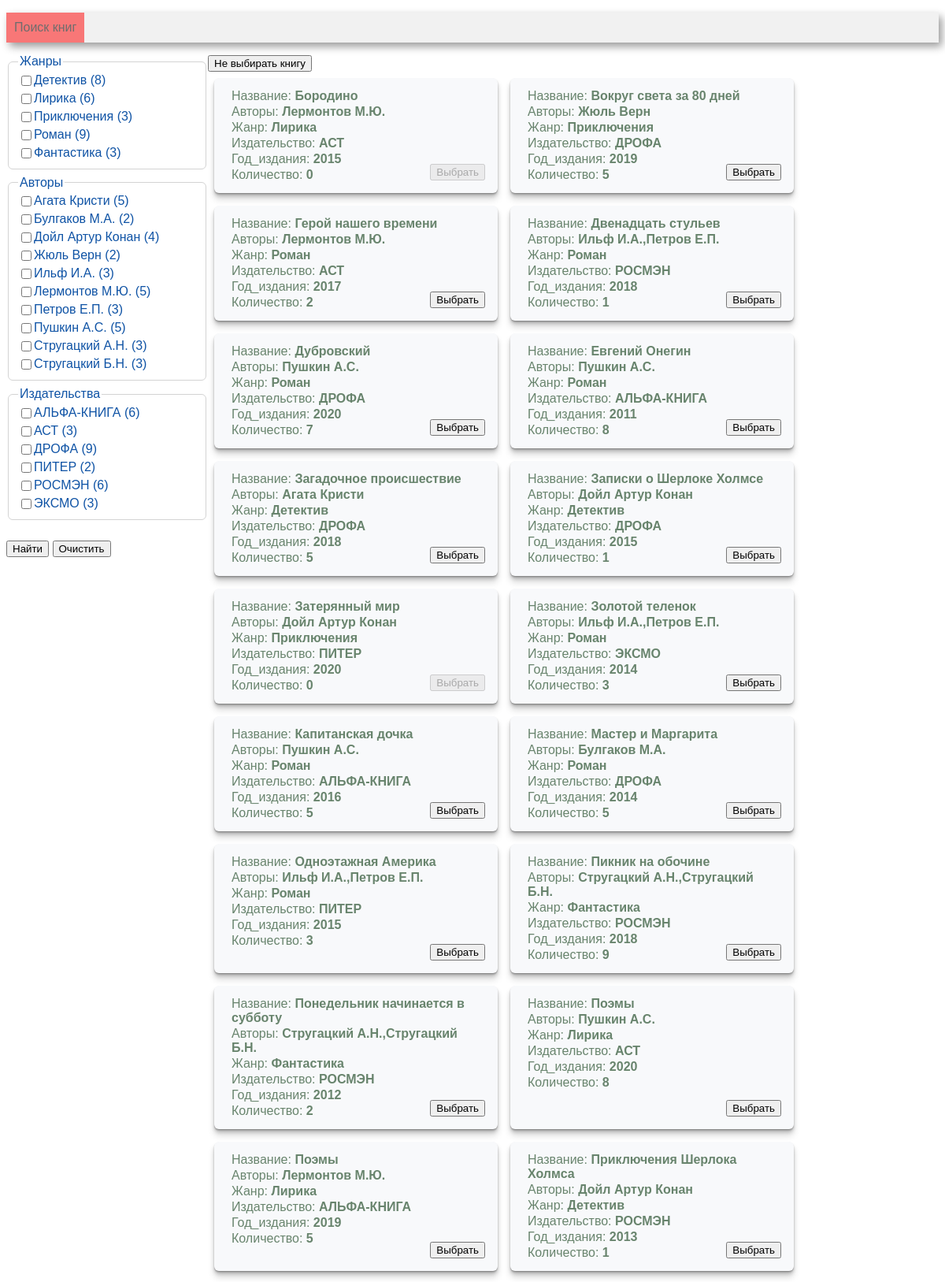
Screenshot of /search (upper part) with the database file from the repository.
### tables this page shows
CREATE TABLE genre (
       genre_id INTEGER PRIMARY KEY AUTOINCREMENT,
	   genre_name VARCHAR(30)
);

CREATE TABLE author (
       author_id INTEGER PRIMARY KEY AUTOINCREMENT,
	   author_name VARCHAR(30)
);

CREATE TABLE publisher (
       publisher_id INTEGER PRIMARY KEY AUTOINCREMENT,
	   publisher_name VARCHAR(40)
);

CREATE TABLE book (
      book_id INTEGER PRIMARY KEY AUTOINCREMENT, 
	  title VARCHAR(80),
      genre_id int, 
      publisher_id INT,
      year_publication INT,
      available_numbers INT, 
      FOREIGN KEY (genre_id)  REFERENCES genre (genre_id) ON DELETE CASCADE,
      FOREIGN KEY (publisher_id)  REFERENCES publisher (publisher_id) ON DELETE CASCADE
);

### controllers/search.py (the view)
@app.route('/search', methods=['get', 'post'])
def search():
    conn = get_db_connection()
    df_author = get_author(conn)
    df_publisher = get_publisher(conn)
    df_genre = get_genre(conn)
    if request.form.get('clear'):
        genres = []
        publishers =[]
        authors = []
    else:
        genres = [int(item) for item in request.form.getlist('genre_id')]
        publishers = [int(item) for item in request.form.getlist('publisher_id')]
        authors = [int(item) for item in request.form.getlist('author_id')]
    df_card = card(conn, publishers, genres, authors)
    html = render_template(
        'search.html',
        authors=df_author,
        publishers=df_publisher,
        genres=df_genre,
        card=df_card,
        sel_authors=authors,
        sel_publishers=publishers,
        sel_genres=genres,
        len=len
    )
    return html

### models/search_model.py (called while the page is built)
def get_publisher(conn):
    return pd.read_sql('''
        SELECT publisher_id, publisher_name, COUNT(book.book_id)
        FROM publisher
        JOIN book USING(publisher_id)
        GROUP BY publisher_name''', conn)

def get_genre(conn):
    return pd.read_sql('''
        SELECT genre_id, genre_name, COUNT(book.book_id)
        FROM genre
        JOIN book USING(genre_id)
        GROUP BY genre_name''', conn)

def get_author(conn):
    return pd.read_sql('''
        SELECT author_id, author_name, COUNT(book.book_id)
        FROM author
        JOIN book_author USING(author_id)
        JOIN book USING(book_id)
        GROUP BY author_name''', conn)

def convert(list):
    s = [str(i) for i in list]
    res = ",".join(s)
    return res

### utils.py (called while the page is built)
def get_db_connection():
    return sqlite3.connect('library.sqlite')

### templates/search.html (shortened to what this page needs)
<!DOCTYPE html>
<html lang="en">
<head>
    <link rel="stylesheet" type="text/css" href="/static/CSS/search.css"/>
    <link rel="stylesheet" type="text/css" href="/static/CSS/style.css"/>
    {% import "macros.html" as macros %}
</head>
<body>
<div class=menu>
    <ul>
        <li class=active><a href="/">Поиск книг</a></li>
    </ul>
</div>
<div class="content">
    <div class="lists">
        <form action="" method="post">
            {{ macros.render_filters('Жанры', genres, sel_genres, len) }}
            {{ macros.render_filters('Авторы', authors, sel_authors, len) }}
            {{ macros.render_filters('Издательства', publishers, sel_publishers, len) }}
            <br>
            <input type="submit" value="Найти">
            <input type="submit" name="clear" value="Очистить">
        </form>
    </div>
    <div class="result">
        <form action="{{ url_for('index') }}" method="get">
            <input type="button" onclick="window.location='{{ url_for('index') }}'" value="Не выбирать книгу">
        </form>
        <div class="cards">
            {{ macros.render_cards(card, len) }}
        </div>
    </div>
</div>
</body>
</html>

### templates/macros.html (shortened to what this page needs)
{% macro render_filters(name, category, selected, len) %}
    {% set n = len(category) %}
    <fieldset>
        <legend>{{ name }}</legend>
        {% for i in range(n) %}
            <div class="checkbox-wrapper">
                {% set id_r = category.loc[i, category.columns[0]] %}
                <input type="checkbox" name={{ category.columns[0] }} value={{ category.loc[i, category.columns[0]] }}
                >
                <label>{{ category.loc[i, category.columns[1]] }}
                    ({{ category.loc[i, category.columns[2]] }})</label>
            </div>
        {% endfor %}
    </fieldset>
{% endmacro %}
{% macro render_cards(card, len) %}
    {% set n = len(card) %}
    {% for i in range(n) %}
        <div class="card">
            {% for name in card.dtypes.index %}
                {% if name != 'ID' %}
                    <p>{{ name }}: <b>{{ card.loc[i, name] }}</b></p>
                {% endif %}
            {% endfor %}
            <div class="button-wrapper">
                <form action="{{ url_for('index') }}" method="get">
                    <input type="submit" value="Выбрать"
                            {% if card.loc[i, 'Количество'] == 0 %}
                           disabled
                            {% endif %}
                    >
                </form>
            </div>
        </div>
    {% endfor %}
{% endmacro %}

### static/CSS/search.css (style rules this page uses)
.content { display: flex; margin-top: 1rem; }
.cards { display: flex; flex-wrap: wrap; align-content: flex-start; }
.lists { min-width: 16rem; margin-top: -1px; position: sticky; height: 100%; top: 15px; }
.lists fieldset { margin-bottom: 8px; border: 1px solid lightgray; border-radius: 6px; }
.lists label { color: rgb(15, 83, 165); }
.checkbox-wrapper:not(:last-child) { margin-bottom: 4px; }
.checkbox-wrapper { display: flex; width: 100%; }
legend { color: rgb(15, 83, 165); }
.card { background-color: #F8F9FB; border-radius: 6px; padding: 12px 20px; margin: 8px; width: 20rem; min-width: 17rem; position: relative; box-shadow: 0 1px 1px rgba(0,0,0,0.15), 0 2px 2px rgba(0,0,0,0.15), 0 4px 4px rgba(0,0,0,0.15), 0 8px 8px rgba(0,0,0,0.15) }
.card .button-wrapper { bottom: 1rem; right: 1rem; position: absolute; }
.card p { margin: 2px; color: #68846D; }

### static/CSS/style.css (style rules this page uses)
.menu { background-color: #f1f1f1; box-shadow: 4px 5px 10px rgba(0, 0, 0, 0.4); width: 100%; }
* { font-family: Arial; }
.menu li { display: inline-block; vertical-align: top; padding: 10px; color: #6f6d6d; }
.menu a { text-decoration: none; color: #6f6d6d; }
.menu ul { padding: 0px; }
.active { background-color: #f87777; color: #f8f8f8; }

### rows the page displays
genre: genre_name "Детектив"
genre: genre_name "Лирика"
genre: genre_name "Приключения"
genre: genre_name "Роман"
genre: genre_name "Фантастика"
author: author_name "Агата Кристи"
author: author_name "Булгаков М.А."
author: author_name "Дойл Артур Конан"
author: author_name "Жюль Верн"
author: author_name "Ильф И.А."
author: author_name "Лермонтов М.Ю."
author: author_name "Петров Е.П."
author: author_name "Пушкин А.С."
author: author_name "Стругацкий А.Н."
author: author_name "Стругацкий Б.Н."
publisher: publisher_name "АЛЬФА-КНИГА"
publisher: publisher_name "АСТ"
publisher: publisher_name "ДРОФА"
publisher: publisher_name "ПИТЕР"
publisher: publisher_name "РОСМЭН"
publisher: publisher_name "ЭКСМО"
book: title "Бородино"
book: title "Вокруг света за 80 дней"
book: title "Герой нашего времени"
book: title "Двенадцать стульев"
book: title "Дубровский"
book: title "Евгений Онегин"
book: title "Загадочное происшествие"
book: title "Записки о Шерлоке Холмсе"
book: title "Затерянный мир"
book: title "Золотой теленок"
book: title "Капитанская дочка"
book: title "Мастер и Маргарита"
book: title "Одноэтажная Америка"
book: title "Пикник на обочине"
book: title "Понедельник начинается в субботу"
book: title "Поэмы"
book: title "Поэмы"
book: title "Приключения Шерлока Холмса"

### other values shown
{{ name }} "Жанры Авторы Издательства"
{{ category.loc[i, category.columns[2]] }} "8" "6" "3" "9" "3" "5" "2" "4" "2" "3" "5" "3" "5" "3" "3" "6" "3" "9" "2" "6" "3"
{{ name }} "Название" "Авторы" "Жанр" "Издательство" "Год_издания" "Количество" "Название" "Авторы" "Жанр" "Издательство" "Год_издания" "Количество" "Название" "Авторы" "Жанр" "Издательство" "Год_издания" "Количество" "Название" "Авторы" "Жанр" "Издательство" "Год_издания" "Количество" "Название" "Авторы" "Жанр" "Издательство" "Год_издания" "Количество" "Название" "Авторы" "Жанр" "Издательство" "Год_издания" "Количество" "Название" "Авторы" "Жанр" "Издательство" "Год_издания" "Количество" "Название" "Авторы" "Жанр" "Издательство" "Год_издания" "Количество" "Название" "Авторы" "Жанр" "Издательство" "Год_издания" "Количество" "Название" "Авторы" "Жанр" "Издательство" "Год_издания" "Количество" "Название" "Авторы" "Жанр" "Издательство" "Год_издания" "Количество" "Название" "Авторы" "Жанр" "Издательство" "Год_издания" "Количество" "Название" "Авторы" "Жанр" "Издательство" "Год_издания" "Количество" "Название" "Авторы" "Жанр" "Издательство" "Год_издания" "Количество" "Название" "Авторы" "Жанр" "Издательство" "Год_издания" "Количество" "Название" "Авторы" "Жанр" "Издательство" "Год_издания" "Количество" "Название" "Авторы" "Жанр" "Издательство" "Год_издания" "Количество" "Название" "Авторы" "Жанр" "Издательство" "Год_издания" "Количество"
{{ card.loc[i, name] }} "Лермонтов М.Ю." "Лирика" "АСТ" "2015" "0" "Жюль Верн" "Приключения" "ДРОФА" "2019" "5" "Лермонтов М.Ю." "Роман" "АСТ" "2017" "2" "Ильф И.А.,Петров Е.П." "Роман" "РОСМЭН" "2018" "1" "Пушкин А.С." "Роман" "ДРОФА" "2020" "7" "Пушкин А.С." "Роман" "АЛЬФА-КНИГА" "2011" "8" "Агата Кристи" "Детектив" "ДРОФА" "2018" "5" "Дойл Артур Конан" "Детектив" "ДРОФА" "2015" "1" "Дойл Артур Конан" "Приключения" "ПИТЕР" "2020" "0" "Ильф И.А.,Петров Е.П." "Роман" "ЭКСМО" "2014" "3" "Пушкин А.С." "Роман" "АЛЬФА-КНИГА" "2016" "5" "Булгаков М.А." "Роман" "ДРОФА" "2014" "5" "Ильф И.А.,Петров Е.П." "Роман" "ПИТЕР" "2015" "3" "Стругацкий А.Н.,Стругацкий Б.Н." "Фантастика" "РОСМЭН" "2018" "9" "Стругацкий А.Н.,Стругацкий Б.Н." "Фантастика" "РОСМЭН" "2012" "2" "Пушкин А.С." "Лирика" "АСТ" "2020" "8" "Лермонтов М.Ю." "Лирика" "АЛЬФА-КНИГА" "2019" "5" "Дойл Артур Конан" "Детектив" "РОСМЭН" "2013" "1"
